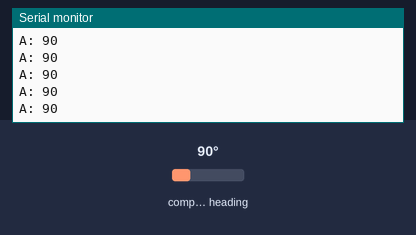
Bench run of a sketch on a simulated ESP32. On the bench: the last lines printed to the serial monitor. The test bench sets the inputs (shaded band); at power-on: compass heading 90°.

Above: at 3.2 s.
3.3 s: compass heading set to 7°
At 3.7 s:
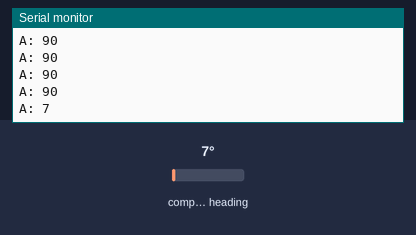
4.8 s: compass heading set to 180°
At 4.96 s:
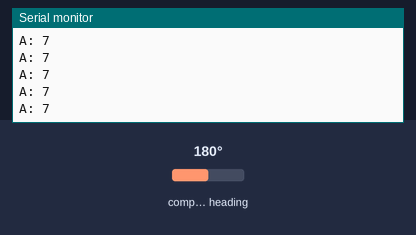
Timing chart, 0 to 7.8 s (numbered marks = the images above; inputs shaded):
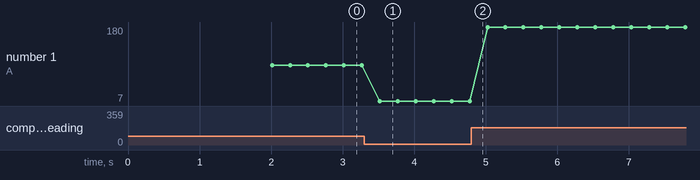

The sketch:

Lolin32_QMC5883LCompass.ino
```cpp
// (licence header left out)
#include <QMC5883LCompass.h>

QMC5883LCompass* compassPtr = nullptr;

void setup() {
  Serial.begin(115200);
  delay(2000);
  Serial.println("Starting the I2C interface.");
 // Wire.setPins(19, 22); // SDA, SCL
  Wire.setPins(8, 9); // SDA, SCL
  Wire.begin();
  scanWire();
  compassPtr = new QMC5883LCompass();
  QMC5883LCompass& compass = *compassPtr;
  compass.init();

}

void loop() {
  int a;
  QMC5883LCompass& compass = *compassPtr;

  // Read compass values
  compass.read();

  // Return Azimuth reading
  a = compass.getAzimuth();

  Serial.print("A: ");
  Serial.print(a);
  Serial.println();

  delay(250);
}

void scanWire ()
{
  byte error, address;
  int nDevices;
  Serial.println("Scanning...");
  nDevices = 0;
  for(address = 1; address < 127; address++ )
  {
	// The i2c_scanner uses the return value of
	// the Write.endTransmisstion to see if
	// a device did acknowledge to the address.
	Wire.beginTransmission(address);
	error = Wire.endTransmission();
	if (error == 0)
	{
	  Serial.print("I2C device found at address 0x");
	  if (address<16)
		Serial.print("0");
	  Serial.print(address,HEX);
	  Serial.println("  !");
	  nDevices++;
	}
	else if (error==4)
	{
	  Serial.print("Unknown error at address 0x");
	  if (address<16)
		Serial.print("0");
	  Serial.println(address,HEX);
	}
  }
  if (nDevices == 0)
	Serial.println("No I2C devices found\n");
  else
	Serial.println("done\n");
}
```

Measured:
- after the input at 3.3 s, the serial monitor: prints a new line after 0.22 s (image 1)
- plotted number 1: 90 → 7 after the input at 3.3 s, 7 → 180 after the input at 4.8 s
